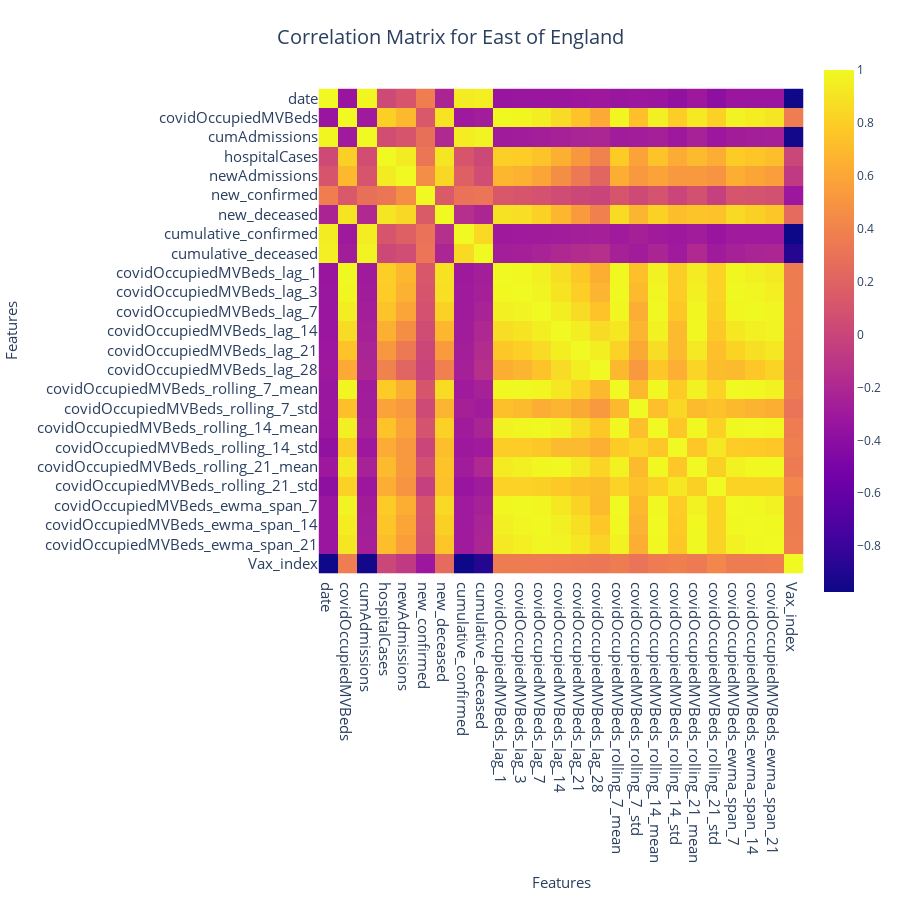

The notebook cell this image was saved under:
### Code cell
# correlation matrix for the features in the data for one area
area = "East of England"
area_data = data[data.areaName == area].drop(columns=["areaName"])
corr = area_data.corr()
fig = px.imshow(corr, x=area_data.columns, y=area_data.columns)
fig.update_layout(
    autosize=False,
    width=900,
    height=900,
    title_text=f"Correlation Matrix for {area}",
    title={"x": 0.5, "xanchor": "center", "yanchor": "top"},
    titlefont={"size": 20},
    legend_title=None,
    legend=dict(
        font=dict(size=15),
        orientation="h",
        yanchor="bottom",
        y=0.98,
        xanchor="right",
        x=1,
    ),
    yaxis=dict(
        title_text="Features",
        titlefont=dict(size=15),
        tickfont=dict(size=15),
    ),
    xaxis=dict(
        title_text="Features",
        titlefont=dict(size=15),
        tickfont=dict(size=15),
    ),
)
fig.show()

### Figure 1 — Plotly figure (JSON) as saved in the notebook; plotly's stock layout.template omitted (floating-point values rounded to 4 significant figures; data arrays with more than 128 entries replaced by an {"elided": "..."} marker saying what was removed)
{"data": [{"coloraxis": "coloraxis", "hovertemplate": "x: %{x}<br>y: %{y}<br>color: %{z}<extra></extra>", "name": "0", "type": "heatmap", "x": ["date", "covidOccupiedMVBeds", "cumAdmissions", "hospitalCases", "newAdmissions", "new_confirmed", "new_deceased", "cumulative_confirmed", "cumulative_deceased", "covidOccupiedMVBeds_lag_1", "covidOccupiedMVBeds_lag_3", "covidOccupiedMVBeds_lag_7", "covidOccupiedMVBeds_lag_14", "covidOccupiedMVBeds_lag_21", "covidOccupiedMVBeds_lag_28", "covidOccupiedMVBeds_rolling_7_mean", "covidOccupiedMVBeds_rolling_7_std", "covidOccupiedMVBeds_rolling_14_mean", "covidOccupiedMVBeds_rolling_14_std", "covidOccupiedMVBeds_rolling_21_mean", "covidOccupiedMVBeds_rolling_21_std", "covidOccupiedMVBeds_ewma_span_7", "covidOccupiedMVBeds_ewma_span_14", "covidOccupiedMVBeds_ewma_span_21", "Vax_index"], "xaxis": "x", "y": ["date", "covidOccupiedMVBeds", "cumAdmissions", "hospitalCases", "newAdmissions", "new_confirmed", "new_deceased", "cumulative_confirmed", "cumulative_deceased", "covidOccupiedMVBeds_lag_1", "covidOccupiedMVBeds_lag_3", "covidOccupiedMVBeds_lag_7", "covidOccupiedMVBeds_lag_14", "covidOccupiedMVBeds_lag_21", "covidOccupiedMVBeds_lag_28", "covidOccupiedMVBeds_rolling_7_mean", "covidOccupiedMVBeds_rolling_7_std", "covidOccupiedMVBeds_rolling_14_mean", "covidOccupiedMVBeds_rolling_14_std", "covidOccupiedMVBeds_rolling_21_mean", "covidOccupiedMVBeds_rolling_21_std", "covidOccupiedMVBeds_ewma_span_7", "covidOccupiedMVBeds_ewma_span_14", "covidOccupiedMVBeds_ewma_span_21", "Vax_index"], "yaxis": "y", "z": {"elided": "25x25 float values"}}], "layout": {"autosize": false, "coloraxis": {"colorscale": [[0, "#0d0887"], [0.1111, "#46039f"], [0.2222, "#7201a8"], [0.3333, "#9c179e"], [0.4444, "#bd3786"], [0.5556, "#d8576b"], [0.6667, "#ed7953"], [0.7778, "#fb9f3a"], [0.8889, "#fdca26"], [1, "#f0f921"]]}, "height": 900, "legend": {"font": {"size": 15}, "orientation": "h", "title": {}, "x": 1, "xanchor": "right", "y": 0.98, "yanchor": "bottom"}, "margin": {"t": 60}, "title": {"font": {"size": 20}, "text": "Correlation Matrix for East of England", "x": 0.5, "xanchor": "center", "yanchor": "top"}, "width": 900, "xaxis": {"anchor": "y", "constrain": "domain", "domain": [0, 1], "scaleanchor": "y", "tickfont": {"size": 15}, "title": {"font": {"size": 15}, "text": "Features"}}, "yaxis": {"anchor": "x", "autorange": "reversed", "constrain": "domain", "domain": [0, 1], "tickfont": {"size": 15}, "title": {"font": {"size": 15}, "text": "Features"}}}}
